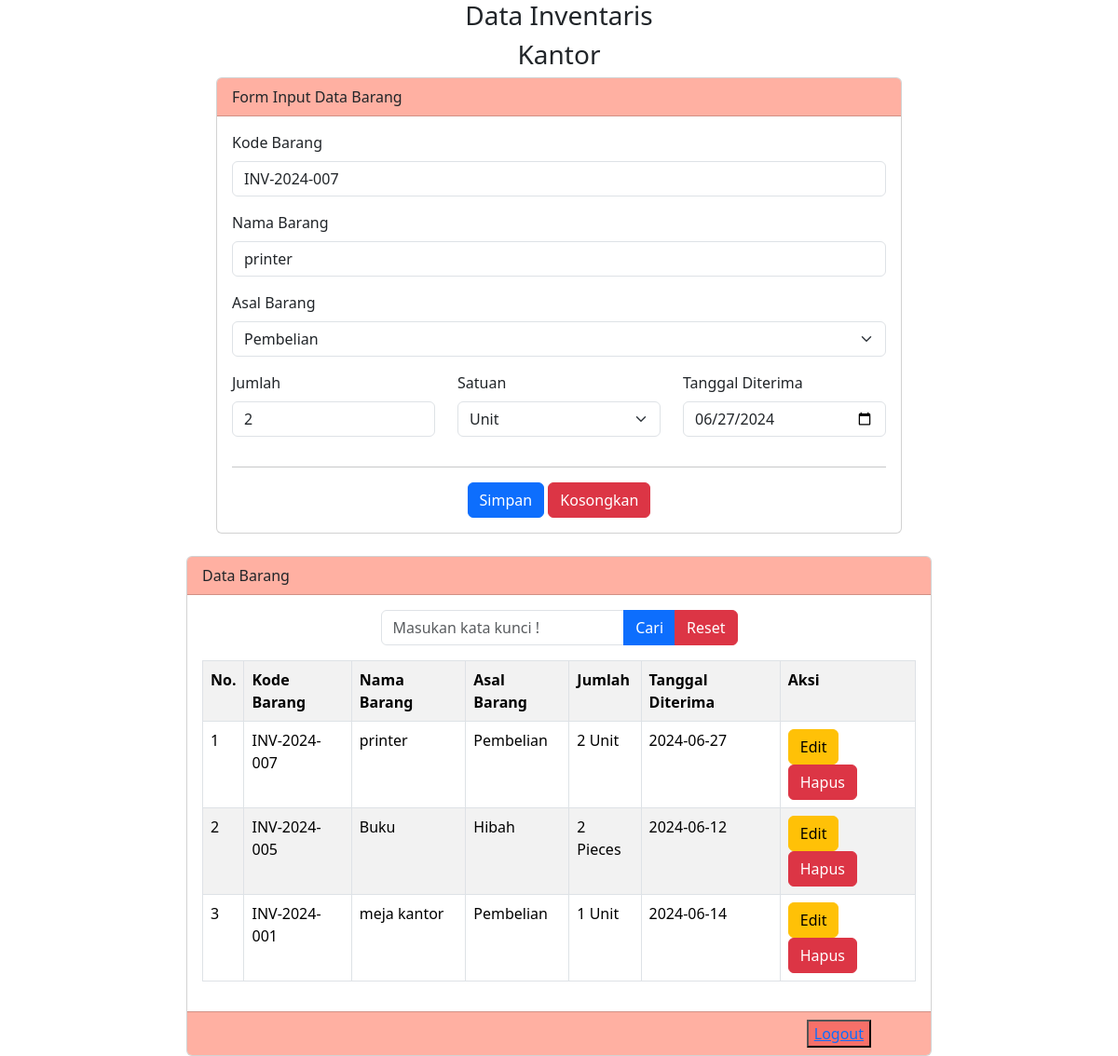
Page /form.php?hal=edit&id=12 (signed in) on the committed database.
### tables this page shows
CREATE TABLE `tbarang` (
  `id_barang` int(11) NOT NULL,
  `kode` varchar(15) NOT NULL,
  `nama` varchar(100) NOT NULL,
  `asal` varchar(25) NOT NULL,
  `jumlah` int(4) NOT NULL,
  `satuan` varchar(15) NOT NULL,
  `tanggal_diterima` date NOT NULL,
  `tanggal_simpan` timestamp NOT NULL DEFAULT current_timestamp() ON UPDATE current_timestamp()
);

### form.php (the view, shortened to what this page needs)
<?php
$host = "localhost";
$user = "root";
$password = "";
$db = "db_crud";
$port = "3307";
$mysqli = new mysqli($host,$user,$password,$db,$port);
$q = mysqli_query($mysqli, "SELECT kode FROM tbarang ORDER BY kode DESC LIMIT 1");
$datax = mysqli_fetch_array($q);
if($datax){
  $no_terakhir = substr($datax['kode'], -3);
  $no = $no_terakhir + 1;
  if($no > 0 and $no < 10 ){
    $kode = "00".$no;
  }else if($no > 10 and $no < 100 ){
    $kode = "0".$no;
  }else if($no > 100){
    $kode = $no;
  }
}else{
  $kode = "001";
}
$tahun = date('Y');
$vkode = "INV-".$tahun.'-'.$kode;
$vnama = "";
$vasal = "";
$vjumlah = "";
$vsatuan = "";
$vtanggal_diterima = "";
if(isset($_GET['hal'])){
    if($_GET['hal'] == "edit"){
      $tampil = mysqli_query($mysqli, "SELECT*FROM tbarang WHERE id_barang = '$_GET[id]' ");
      $data = mysqli_fetch_array($tampil);
      if($data){
        $vkode = $data['kode'];
        $vnama = $data['nama'];
        $vasal = $data['asal'];
        $vjumlah = $data['jumlah'];
        $vsatuan = $data['satuan'];
        $vtanggal_diterima = $data['tanggal_diterima'];
      }
    }else if($_GET['hal'] == "hapus"){
       $hapus = mysqli_query($mysqli, "DELETE FROM tbarang WHERE id_barang = '$_GET[id]' ");
      if($hapus){
        echo "<script>
                  alert('Hapus Data Sukses');
                  document.location='form.php';
              </script>";
      }else{
        echo "<script>
                  alert('Hapus Data Gagal');
                  document.location='form.php';
              </script>";
      }
    }
}
?>
<!doctype html>
<html lang="en">
  <head>
    <link href="https://cdn.jsdelivr.net/npm/bootstrap@5.3.3/dist/css/bootstrap.min.css" rel="stylesheet">
  </head>
  <body>
    <div class="container">
    <h3 class="text-center">Data Inventaris</h3>
    <h3 class="text-center">Kantor</h3>
    <div class="row">
      <div class="col-md-8 mx-auto">
      <div class="card">
       <div class="card-header text-dark" style="background-color:rgba(255, 99, 71, 0.5)";>
         Form Input Data Barang
       </div>
       <div class="card-body">
          <form method="POST">
          <div class="mb-3">
            <label class="form-label">Kode Barang</label>
            <input type="text" name="tkode" value="<?=$vkode?>" class="form-control" placeholder="Masukan Kode Barang">
          </div>
          <div class="mb-3">
            <label class="form-label">Nama Barang</label>
            <input type="text" name="tnama" value="<?=$vnama?>" class="form-control" placeholder="Masukan Nama Barang">
          </div>
          <div class="mb-3">
            <label class="form-label">Asal Barang</label>
            <select class="form-select" name="tasal">
              <option value="<?=$vasal?>"><?=$vasal?></option>
            </select>
          </div>
          <div class="row">
            <div class="col">
              <div class="mb-3">
                <label class="form-label">Jumlah</label>
                <input type="number" name="tjumlah" value="<?=$vjumlah?>" class="form-control" placeholder="Jumlah Barang">
              </div>
            </div>
            <div class="col">
              <div class="mb-3">
                <label class="form-label">Satuan</label>
                <select class="form-select" name="tsatuan">
                  <option value="<?=$vsatuan?>"><?=$vsatuan?></option>
                </select>
              </div>
            </div>
            <div class="col">
              <div class="mb-3">
                <label class="form-label">Tanggal Diterima</label>
                <input type="date" name="ttanggal_diterima" value="<?=$vtanggal_diterima?>" class="form-control" placeholder="Jumlah Barang">
              </div>
            </div>
            <div class="text-center">
              <hr>
              <button class="btn btn-primary" name="bsimpan" type="submit">Simpan</button>
              <button class="btn btn-danger" name="bkosongkan" type="reset">Kosongkan</button>
            </div>
          </div>
          </form>
</div>
       </div>
      </div>
      </div>
    </div>
<div class="card mt-4 col-md-8 mx-auto">
       <div class="card-header text-dark" style="background-color:rgba(255, 99, 71, 0.5)";>
         Data Barang
       </div>
       <div class="card-body">
        <div class="col-md-6 mx-auto">
          <form method="POST">
            <div class="input-group mb-3">
              <input type="text" name="tcari" value="<?=@$_POST['tcari']?>" class="form-control" placeholder="Masukan kata kunci !">
              <button class="btn btn-primary" name="bcari" type="submit">Cari</button>
              <button class="btn btn-danger" name="breset" type="submit">Reset</button>
            </div>
          </form>
        </div>
         <table class="table table-striped table-hover table-bordered">
          <tr>
            <th>No.</th>
            <th>Kode Barang</th>
            <th>Nama Barang</th>
            <th>Asal Barang</th>
            <th>Jumlah</th>
            <th>Tanggal Diterima</th>
            <th>Aksi</th>
          </tr>
          <?php
            $no = 1;
              if(isset($_POST['bcari'])){
                $keyword = $_POST['tcari'];
                $q = "SELECT * FROM tbarang WHERE kode like '%$keyword%' or nama like '%$keyword%' or asal like '%$keyword%' ORDER BY id_barang DESC";
              }else{
                $q = "SELECT * FROM tbarang order by id_barang desc";
              }
            $tampil = mysqli_query($mysqli, $q);
            while($data = mysqli_fetch_array($tampil)) :
          ?>
          <tr>
            <td><?=$no++ ?></td>
            <td><?=$data['kode']?></td>
            <td><?=$data['nama']?></td>
            <td><?=$data['asal']?></td>
            <td><?=$data['jumlah']?> <?=$data['satuan']?></td>
            <td><?=$data['tanggal_diterima']?></td>
            <td>
              <a href="form.php?hal=edit&id=<?=$data['id_barang']?>" class="btn btn-warning">Edit</a>
              <a href="form.php?hal=hapus&id=<?=$data['id_barang']?>"
              class="btn btn-danger" onclick="return confirm ('Apakah Anda yakin akan hapus data ini ?')">Hapus</a>
            </td>
          </tr>
          <?php endwhile; ?>
         </table>
       </div>
       <div class="card-footer text-dark" style="background-color:rgba(255, 99, 71, 0.5)">
          <div class="d-grid gap-5 d-md-flex justify-content-md-end">
            <button style="background-color:rgba(240, 50, 50, 0.5)" class="me-md-5";><a href="logout.php">Logout</a></button>
          </div>
       </div>
      </div>
  </body>
</html>

### rows in the picture
tbarang: tkode "INV-2024-007", tnama "printer", tasal "Pembelian", tjumlah "2", tsatuan "Unit", ttanggal_diterima "06/27/2024", kode "INV-2024-007", nama "printer", asal "Pembelian", jumlah "2", satuan "Unit", tanggal_diterima "2024-06-27"
tbarang: kode "INV-2024-005", nama "Buku", asal "Hibah", jumlah "2", satuan "Pieces", tanggal_diterima "2024-06-12"
tbarang: kode "INV-2024-001", nama "meja kantor", asal "Pembelian", jumlah "1", satuan "Unit", tanggal_diterima "2024-06-14"
